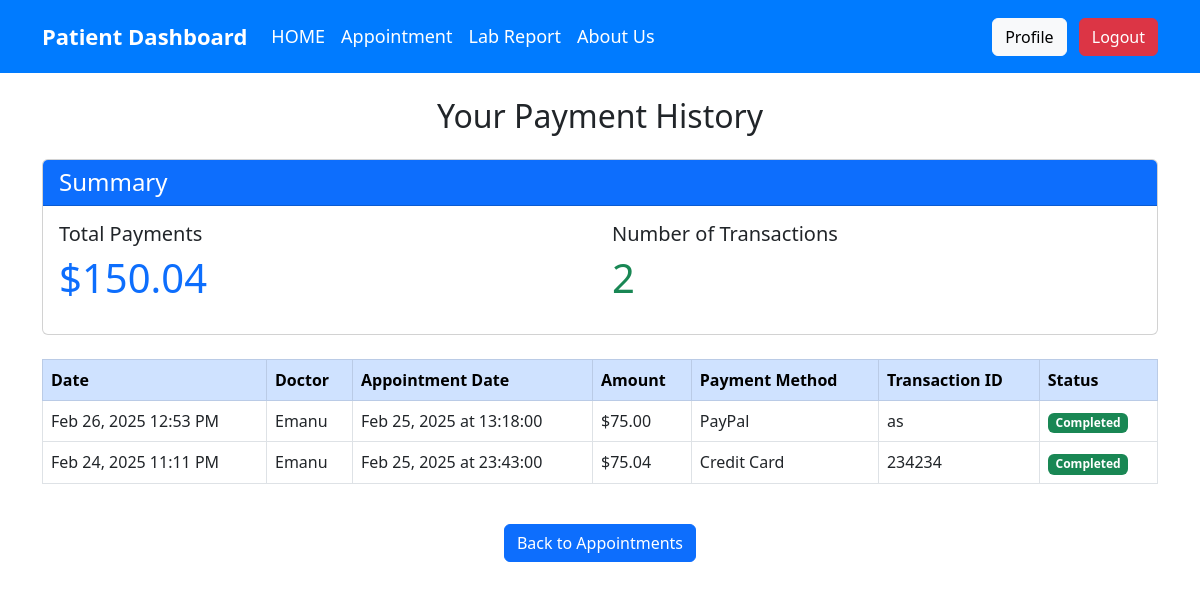
The page /payment_history.php (signed in) on the database its author committed.
### tables this page shows
CREATE TABLE `payments` (
  `id` int(11) NOT NULL,
  `appointment_id` int(11) NOT NULL,
  `patient_id` int(11) NOT NULL,
  `amount` decimal(10,2) NOT NULL,
  `payment_method` varchar(50) NOT NULL,
  `transaction_id` varchar(100) DEFAULT NULL,
  `payment_date` datetime NOT NULL,
  `status` enum('Pending','Completed','Failed','Refunded') DEFAULT 'Completed',
  `created_at` timestamp NOT NULL DEFAULT current_timestamp(),
  `updated_at` timestamp NOT NULL DEFAULT current_timestamp() ON UPDATE current_timestamp()
);

CREATE TABLE `staff` (
  `id` int(11) NOT NULL,
  `name` varchar(255) NOT NULL,
  `email` varchar(255) NOT NULL,
  `password` varchar(255) NOT NULL,
  `role` enum('Doctor','Nurse','Receptionist','Admin') NOT NULL,
  `specialization` varchar(50) DEFAULT NULL,
  `created_at` timestamp NOT NULL DEFAULT current_timestamp(),
  `status` enum('active','inactive') DEFAULT 'active'
);

CREATE TABLE `appointments` (
  `id` int(11) NOT NULL,
  `patient_id` int(11) NOT NULL,
  `appointment_date` date NOT NULL,
  `appointment_time` time NOT NULL,
  `status` enum('Scheduled','Cancelled','Completed') DEFAULT 'Scheduled',
  `created_at` timestamp NOT NULL DEFAULT current_timestamp(),
  `doctor_id` int(11) NOT NULL,
  `notes` text DEFAULT NULL,
  `doctor_name` varchar(100) DEFAULT NULL
);

### payment_history.php (the view, shortened to what this page needs)
<?php
include 'db/config.php';
$patient_id = $_SESSION['user_id'];
$sql = "SELECT
            payments.id,
            payments.amount,
            payments.payment_method,
            payments.transaction_id,
            payments.payment_date,
            payments.status,
            appointments.appointment_date,
            appointments.appointment_time,
            staff.name AS doctor_name
        FROM payments
        JOIN appointments ON payments.appointment_id = appointments.id
        JOIN staff ON appointments.doctor_id = staff.id
        WHERE payments.patient_id = ?
        ORDER BY payments.payment_date DESC";
$stmt = $conn->prepare($sql);
$stmt->bind_param("i", $patient_id);
$stmt->execute();
$result = $stmt->get_result();
?>
<!DOCTYPE html>
<html lang="en">
<head>
    <link href="https://cdn.jsdelivr.net/npm/bootstrap@5.3.0/dist/css/bootstrap.min.css" rel="stylesheet">
</head>
<body>
<nav class="navbar navbar-expand-lg navbar-custom">
    <div class="container">
        <a class="navbar-brand" href="home.php">Patient Dashboard</a>
        <div class="collapse navbar-collapse" id="navbarNav">
            <ul class="navbar-nav me-auto">
                <li class="nav-item">
                    <a class="nav-link" href="home.php">HOME</a>
                </li>
                <li class="nav-item">
                    <a class="nav-link" href="appointments.php">Appointment</a>
                </li>
                <li class="nav-item">
                    <a class="nav-link" href="lab_reports.php">Lab Report</a>
                </li>
                <li class="nav-item">
                    <a class="nav-link" href="about.php">About Us</a>
                </li>
            </ul>
            <div>
                <a class="btn btn-light me-2" href="profile.php">Profile</a>
                <a class="btn btn-danger" href="logout.php">Logout</a>
            </div>
        </div>
    </div>
</nav>
<div class="container mt-4">
    <h2 class="text-center mb-4">Your Payment History</h2>
    <div class="card mb-4">
        <div class="card-header bg-primary text-white">
            <h4 class="mb-0">Summary</h4>
        </div>
        <div class="card-body">
            <?php
            $totalPayments = 0;
            $paymentCount = 0;
            if ($result->num_rows > 0) {
                while ($row = $result->fetch_assoc()) {
                    $totalPayments += $row['amount'];
                    $paymentCount++;
                }
                $result->data_seek(0);
            }
            ?>
            <div class="row">
                <div class="col-md-6">
                    <h5>Total Payments</h5>
                    <p class="display-6 text-primary">$<?php echo number_format($totalPayments, 2); ?></p>
                </div>
                <div class="col-md-6">
                    <h5>Number of Transactions</h5>
                    <p class="display-6 text-success"><?php echo $paymentCount; ?></p>
                </div>
            </div>
        </div>
    </div>
    <div class="table-responsive">
        <table class="table table-bordered table-hover">
            <thead class="table-primary">
                <tr>
                    <th>Date</th>
                    <th>Doctor</th>
                    <th>Appointment Date</th>
                    <th>Amount</th>
                    <th>Payment Method</th>
                    <th>Transaction ID</th>
                    <th>Status</th>
                </tr>
            </thead>
            <tbody>
                <?php if ($result->num_rows > 0): ?>
                    <?php while ($row = $result->fetch_assoc()): ?>
                        <tr>
                            <td><?php echo date('M d, Y h:i A', strtotime($row['payment_date'])); ?></td>
                            <td><?php echo htmlspecialchars($row['doctor_name']); ?></td>
                            <td><?php echo date('M d, Y', strtotime($row['appointment_date'])) . ' at ' . $row['appointment_time']; ?></td>
                            <td>$<?php echo number_format($row['amount'], 2); ?></td>
                            <td><?php echo htmlspecialchars($row['payment_method']); ?></td>
                            <td><?php echo $row['transaction_id'] ? htmlspecialchars($row['transaction_id']) : 'N/A'; ?></td>
                            <td>
                                <span class="badge bg-<?php echo $row['status'] == 'Completed' ? 'success' : ($row['status'] == 'Pending' ? 'warning' : ($row['status'] == 'Failed' ? 'danger' : 'info')); ?>">
                                    <?php echo htmlspecialchars($row['status']); ?>
                                </span>
                            </td>
                        </tr>
                    <?php endwhile; ?>
                <?php else: ?>
                    <tr>
                        <td colspan="7" class="text-center">No payment history found</td>
                    </tr>
                <?php endif; ?>
            </tbody>
        </table>
    </div>
    <div class="text-center mt-4">
        <a href="appointments.php" class="btn btn-primary">Back to Appointments</a>
    </div>
</div>
</body>
</html>

### payment_history.php (style rules this page uses)
.navbar-custom { background-color: #007bff; padding: 15px; }
.navbar-custom .nav-link { color: white !important; font-size: 18px; transition: 0.3s; }
.navbar-brand { font-size: 22px; font-weight: bold; color: white !important; }

### rows shown on the page
payments: payment_date "Feb 26, 2025 12:53 PM", staff.name "Emanu", appointment.appointment_date "Feb 25, 2025", appointment.appointment_time "13:18:00", amount "75.00", payment_method "PayPal", transaction "as", status "Completed"
payments: payment_date "Feb 24, 2025 11:11 PM", staff.name "Emanu", appointment.appointment_date "Feb 25, 2025", appointment.appointment_time "23:43:00", amount "75.04", payment_method "Credit Card", transaction "234234", status "Completed"

### other values the page prints
$totalPayments "150.04"
$paymentCount "2"
